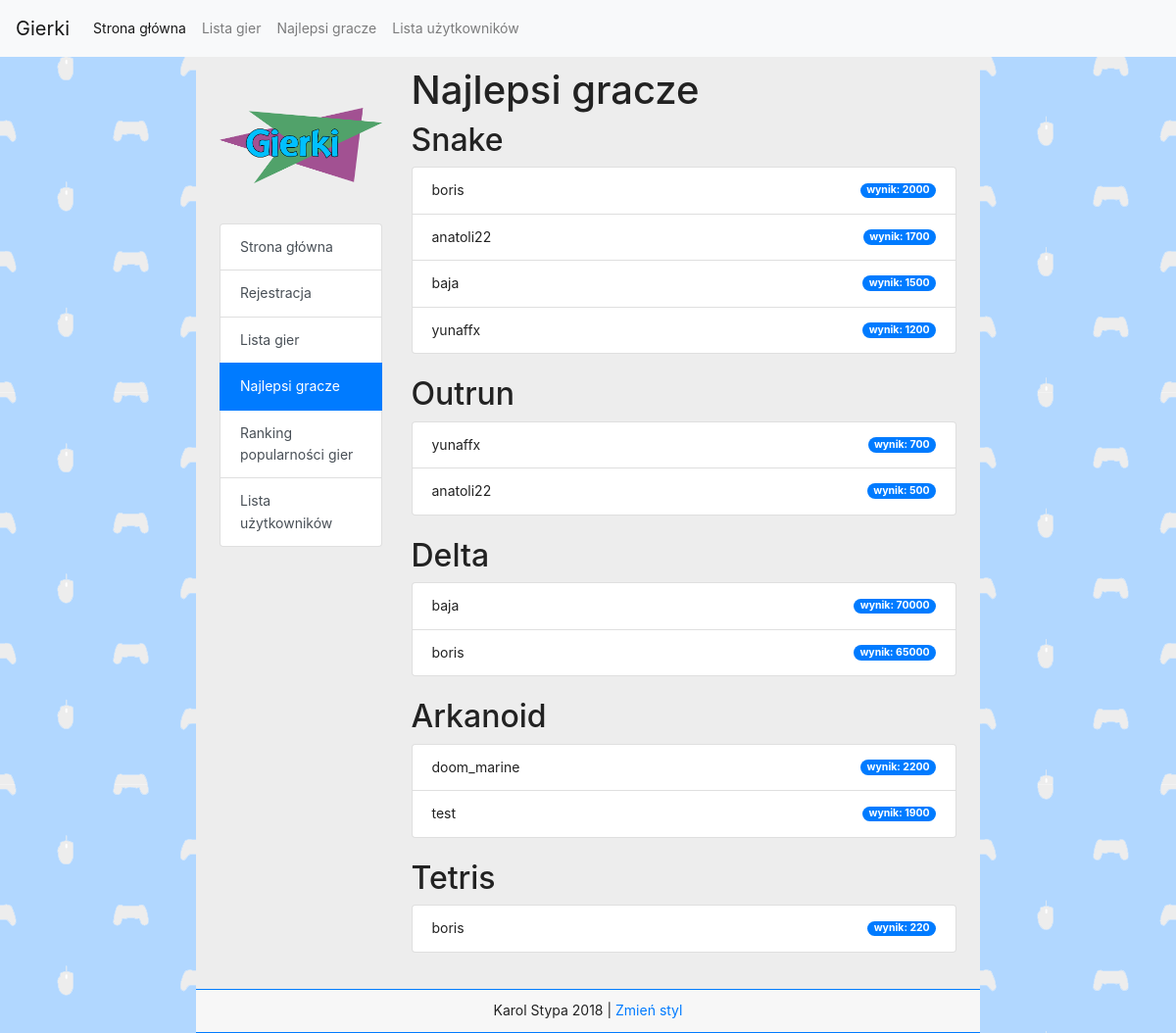
/highscores.php, run on the app's committed database.
### tables this page shows
CREATE TABLE `scores` (
  `id` int(11) NOT NULL,
  `game_id` int(11) NOT NULL,
  `user_id` int(11) NOT NULL,
  `timestamp` timestamp NOT NULL DEFAULT CURRENT_TIMESTAMP ON UPDATE CURRENT_TIMESTAMP,
  `score` int(11) NOT NULL
);

CREATE TABLE `users` (
  `id` int(11) NOT NULL,
  `login` varchar(255) NOT NULL,
  `password` varchar(255) NOT NULL,
  `email` varchar(255) NOT NULL,
  `group_id` int(11) NOT NULL,
  `registered` int(11) NOT NULL,
  `last_login` int(11) NOT NULL,
  `ip` varchar(15) NOT NULL,
  `style` int(11) NOT NULL
);

### highscores.php (the view, shortened to what this page needs)
<?php
	require_once "session.php";
	if (!isset($_SESSION['loggedin'])) {
		$style = 0;
		$listcolor = "";
		$badgecolor = "badge-primary";
	}
?>
<!DOCTYPE html>
<html>
	<head>
		<link rel="stylesheet" href="https://maxcdn.bootstrapcdn.com/bootstrap/4.0.0-beta.2/css/bootstrap.min.css">
		<?php
		if($style == 1) {
			echo '<link rel="stylesheet" href="./css/style-dark.css">';
		}
		else {
			echo '<link rel="stylesheet" href="./css/style.css">';
		}
		?>
	</head>
	<body>
		<?php include "navbar.php"; ?>
		<div class="container col-md-8 px-4 main">
			<div class="row">
				<div class="col-md-3">
					<div class="logo"></div>
					<?php
					if(isset($_SESSION['loggedin'])) {
						if ($_SESSION['loggedin']) {
							echo '
							<div class="list-group">
								<a class="list-group-item list-group-item-action '.$listcolor.'" href="./">Strona główna</a>
								<a class="list-group-item list-group-item-action '.$listcolor.'" href="./gameslist.php">Lista gier</a>
								<a class="list-group-item list-group-item-action '.$listcolor.' active" href="./highscores.php">Najlepsi gracze</a>
								<a class="list-group-item list-group-item-action '.$listcolor.'" href="./gameslist.php#popularity">Ranking popularności gier</a>
								<a class="list-group-item list-group-item-action '.$listcolor.'" href="./profile.php?id='.$uid.'">Profil</a>
								<a class="list-group-item list-group-item-action '.$listcolor.'" href="./profile.php?id='.$uid.'#friends">Znajomi</a>
								<a class="list-group-item list-group-item-action '.$listcolor.'" href="./userslist.php">Lista użytkowników</a>';
							if($_SESSION['group_id'] == 1) {
								echo '<a class="list-group-item list-group-item-action '.$listcolor.'" href="./admin.php">Panel administracyjny</a>';
							}
							echo '<a class="list-group-item list-group-item-action '.$listcolor.'" href="./?logout=1">Wyloguj się</a>
							</div></div>';
						}
					}
					else {
						echo '
						<div class="list-group">
							<a class="list-group-item list-group-item-action" href="./">Strona główna</a>
							<a class="list-group-item list-group-item-action" href="./register.php">Rejestracja</a>
							<a class="list-group-item list-group-item-action" href="./gameslist.php">Lista gier</a>
							<a class="list-group-item list-group-item-action active" href="./highscores.php">Najlepsi gracze</a>
							<a class="list-group-item list-group-item-action" href="./gameslist.php#popularity">Ranking popularności gier</a>
							<a class="list-group-item list-group-item-action" href="./userslist.php">Lista użytkowników</a>
						</div>
					</div>';
					}
					?>
					<div class="col-md-9">
						<h1>Najlepsi gracze</h1>
						<h2>Snake</h2>
						<?php
						$score_query = "SELECT A.score, B.login as username
						FROM scores A
						Join users B
						on B.id = A.user_id
						WHERE A.game_id = 1
						ORDER BY A.score DESC";
						$score_result = mysql_query($score_query);
						echo '<ul class="list-group">';
						while($row = mysql_fetch_assoc($score_result)) {
							echo '<li class="list-group-item '.$listcolor.' d-flex justify-content-between align-items-center">
									'.$row['username'].'
									<span class="badge '.$badgecolor.' badge-pill">wynik: '.$row['score'].'</span>
								</li>';
						}
						echo '</ul>'
						?>
						<br>
						<h2>Outrun</h2>
						<?php
						$score_query = "SELECT A.score, B.login as username
						FROM scores A
						Join users B
						on B.id = A.user_id
						WHERE A.game_id = 2
						ORDER BY A.score DESC";
						$score_result = mysql_query($score_query);
						echo '<ul class="list-group">';
						while($row = mysql_fetch_assoc($score_result)) {
							echo '<li class="list-group-item '.$listcolor.' d-flex justify-content-between align-items-center">
									'.$row['username'].'
									<span class="badge '.$badgecolor.' badge-pill">wynik: '.$row['score'].'</span>
								</li>';
						}
						echo '</ul>'
						?>
						<br>
						<h2>Delta</h2>
						<?php
						$score_query = "SELECT A.score, B.login as username
						FROM scores A
						Join users B
						on B.id = A.user_id
						WHERE A.game_id = 3
						ORDER BY A.score DESC";
						$score_result = mysql_query($score_query);
						echo '<ul class="list-group">';
						while($row = mysql_fetch_assoc($score_result)) {
							echo '<li class="list-group-item '.$listcolor.' d-flex justify-content-between align-items-center">
									'.$row['username'].'
									<span class="badge '.$badgecolor.' badge-pill">wynik: '.$row['score'].'</span>
								</li>';
						}
						echo '</ul>'
						?>
						<br>
						<h2>Arkanoid</h2>
						<?php
						$score_query = "SELECT A.score, B.login as username
						FROM scores A
						Join users B
						on B.id = A.user_id
						WHERE A.game_id = 4
						ORDER BY A.score DESC";
						$score_result = mysql_query($score_query);
						echo '<ul class="list-group">';
						while($row = mysql_fetch_assoc($score_result)) {
							echo '<li class="list-group-item '.$listcolor.' d-flex justify-content-between align-items-center">
									'.$row['username'].'
									<span class="badge '.$badgecolor.' badge-pill">wynik: '.$row['score'].'</span>
								</li>';
						}
						echo '</ul>'
						?>
						<br>
						<h2>Tetris</h2>
						<?php
						$score_query = "SELECT A.score, B.login as username
						FROM scores A
						Join users B
						on B.id = A.user_id
						WHERE A.game_id = 5
						ORDER BY A.score DESC";
						$score_result = mysql_query($score_query);
						echo '<ul class="list-group">';
						while($row = mysql_fetch_assoc($score_result)) {
							echo '<li class="list-group-item '.$listcolor.' d-flex justify-content-between align-items-center">
									'.$row['username'].'
									<span class="badge '.$badgecolor.' badge-pill">wynik: '.$row['score'].'</span>
								</li>';
						}
						echo '</ul>'
						?>
						<br>
					</div>
				</div>
    </div>
  </body>
</html>

### css/style.css (style rules this page uses)
body { font-size: 14px; line-height: 1.6; background-image: url(../img/bg.png); color: #222222; height: 100%; min-height: 100%; }
.main { padding-top: 10px; background-color: #EDEDED; padding-bottom: 15px; min-height: 100%; }
.logo { background-image: url(../img/logo.png); background-size: contain; background-repeat: no-repeat; background-position: center center; height: 10rem; }
.footer { text-align: center; background-color: #F7F7F7!important; padding: 10px; border-top: 1px solid #007BFF; border-bottom: 1px solid #007BFF; }

### data on the page
scores: user.login "boris", score "2000"
scores: user.login "anatoli22", score "1700"
scores: user.login "baja", score "1500"
scores: user.login "yunaffx", score "1200"
scores: user.login "yunaffx", score "700"
scores: user.login "anatoli22", score "500"
scores: user.login "baja", score "70000"
scores: user.login "boris", score "65000"
scores: user.login "doom_marine", score "2200"
scores: user.login "test", score "1900"
scores: user.login "boris", score "220"
